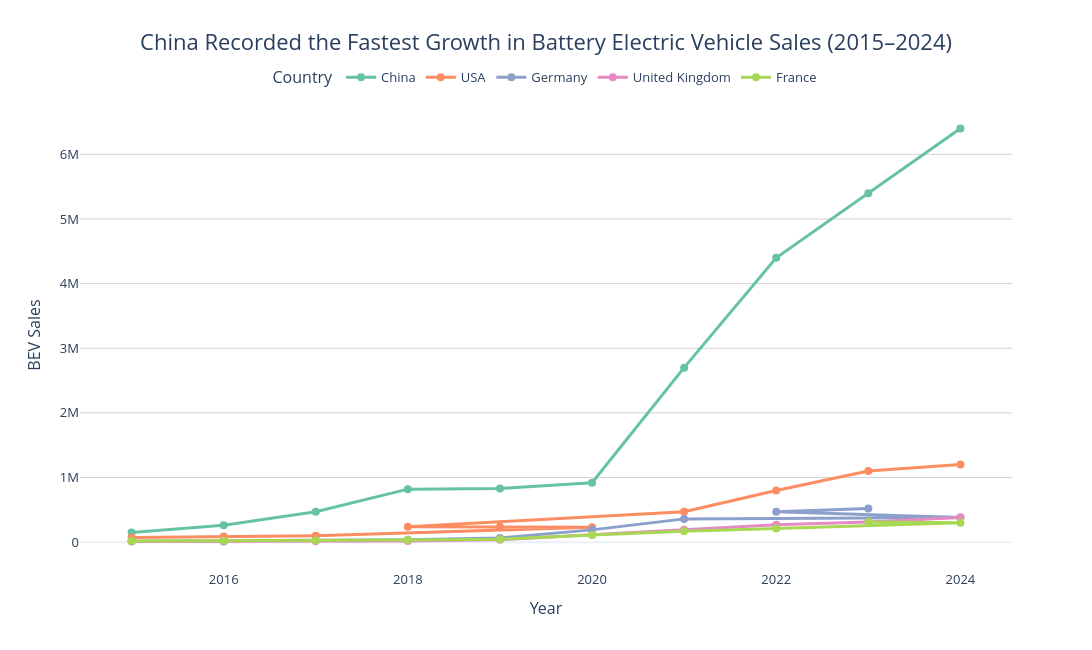

Notebook cell for this chart:
### Code cell
fig = px.line(
    country_sales_top5,
    x="year",
    y="value",
    color="region_country",
    markers=True,
    title="China Recorded the Fastest Growth in Battery Electric Vehicle Sales (2015–2024)",
    color_discrete_sequence=px.colors.qualitative.Set2
)

fig.update_traces(
    line=dict(width=3),
    marker=dict(size=8)
)

fig.update_layout(
    template="plotly_white",
    width=1100,
    height=650,
    title=dict(
        text="China Recorded the Fastest Growth in Battery Electric Vehicle Sales (2015–2024)",
        x=0.5,
        font=dict(size=22)
    ),
    font=dict(size=13),
    xaxis_title="Year",
    yaxis_title="BEV Sales",
    legend=dict(
        title="Country",
        orientation="h",
        y=1.08,
        x=0.5,
        xanchor="center"
    ),
    hovermode="x unified"
)

fig.update_xaxes(showgrid=False)

fig.update_yaxes(
    showgrid=True,
    gridcolor="lightgrey",
    tickformat=",.0s"
)

fig.show()

### Figure 1 — Plotly figure (JSON) as saved in the notebook; plotly's stock layout.template omitted (floating-point values rounded to 4 significant figures)
{"data": [{"hovertemplate": "region_country=China<br>year=%{x}<br>value=%{y}<extra></extra>", "legendgroup": "China", "line": {"color": "rgb(102,194,165)", "dash": "solid", "width": 3}, "marker": {"size": 8, "symbol": "circle"}, "mode": "lines+markers", "name": "China", "orientation": "v", "showlegend": true, "type": "scatter", "x": [2024, 2023, 2022, 2021, 2020, 2019, 2018, 2017, 2016, 2015], "xaxis": "x", "y": [6400000.0, 5400000.0, 4400000.0, 2700000.0, 920000.0, 830000.0, 820000.0, 470000.0, 260000.0, 150000.0], "yaxis": "y"}, {"hovertemplate": "region_country=USA<br>year=%{x}<br>value=%{y}<extra></extra>", "legendgroup": "USA", "line": {"color": "rgb(252,141,98)", "dash": "solid", "width": 3}, "marker": {"size": 8, "symbol": "circle"}, "mode": "lines+markers", "name": "USA", "orientation": "v", "showlegend": true, "type": "scatter", "x": [2024, 2023, 2022, 2021, 2018, 2019, 2020, 2017, 2016, 2015], "xaxis": "x", "y": [1200000.0, 1100000.0, 800000.0, 470000.0, 240000.0, 240000.0, 230000.0, 100000.0, 87000.0, 71000.0], "yaxis": "y"}, {"hovertemplate": "region_country=Germany<br>year=%{x}<br>value=%{y}<extra></extra>", "legendgroup": "Germany", "line": {"color": "rgb(141,160,203)", "dash": "solid", "width": 3}, "marker": {"size": 8, "symbol": "circle"}, "mode": "lines+markers", "name": "Germany", "orientation": "v", "showlegend": true, "type": "scatter", "x": [2023, 2022, 2024, 2021, 2020, 2019, 2018, 2017, 2015, 2016], "xaxis": "x", "y": [520000.0, 470000.0, 380000.0, 360000.0, 190000.0, 63000.0, 36000.0, 25000.0, 12000.0, 11000.0], "yaxis": "y"}, {"hovertemplate": "region_country=United Kingdom<br>year=%{x}<br>value=%{y}<extra></extra>", "legendgroup": "United Kingdom", "line": {"color": "rgb(231,138,195)", "dash": "solid", "width": 3}, "marker": {"size": 8, "symbol": "circle"}, "mode": "lines+markers", "name": "United Kingdom", "orientation": "v", "showlegend": true, "type": "scatter", "x": [2024, 2023, 2022, 2021, 2020, 2019, 2018, 2017, 2015, 2016], "xaxis": "x", "y": [380000.0, 310000.0, 270000.0, 190000.0, 110000.0, 38000.0, 16000.0, 14000.0, 10000.0, 10000.0], "yaxis": "y"}, {"hovertemplate": "region_country=France<br>year=%{x}<br>value=%{y}<extra></extra>", "legendgroup": "France", "line": {"color": "rgb(166,216,84)", "dash": "solid", "width": 3}, "marker": {"size": 8, "symbol": "circle"}, "mode": "lines+markers", "name": "France", "orientation": "v", "showlegend": true, "type": "scatter", "x": [2023, 2024, 2022, 2021, 2020, 2019, 2018, 2017, 2016, 2015], "xaxis": "x", "y": [310000.0, 300000.0, 210000.0, 170000.0, 110000.0, 45000.0, 33000.0, 26000.0, 23000.0, 18000.0], "yaxis": "y"}], "layout": {"font": {"size": 13}, "height": 650, "hovermode": "x unified", "legend": {"orientation": "h", "title": {"text": "Country"}, "tracegroupgap": 0, "x": 0.5, "xanchor": "center", "y": 1.08}, "title": {"font": {"size": 22}, "text": "China Recorded the Fastest Growth in Battery Electric Vehicle Sales (2015–2024)", "x": 0.5}, "width": 1100, "xaxis": {"anchor": "y", "domain": [0, 1], "showgrid": false, "title": {"text": "Year"}}, "yaxis": {"anchor": "x", "domain": [0, 1], "gridcolor": "lightgrey", "showgrid": true, "tickformat": ",.0s", "title": {"text": "BEV Sales"}}}}
